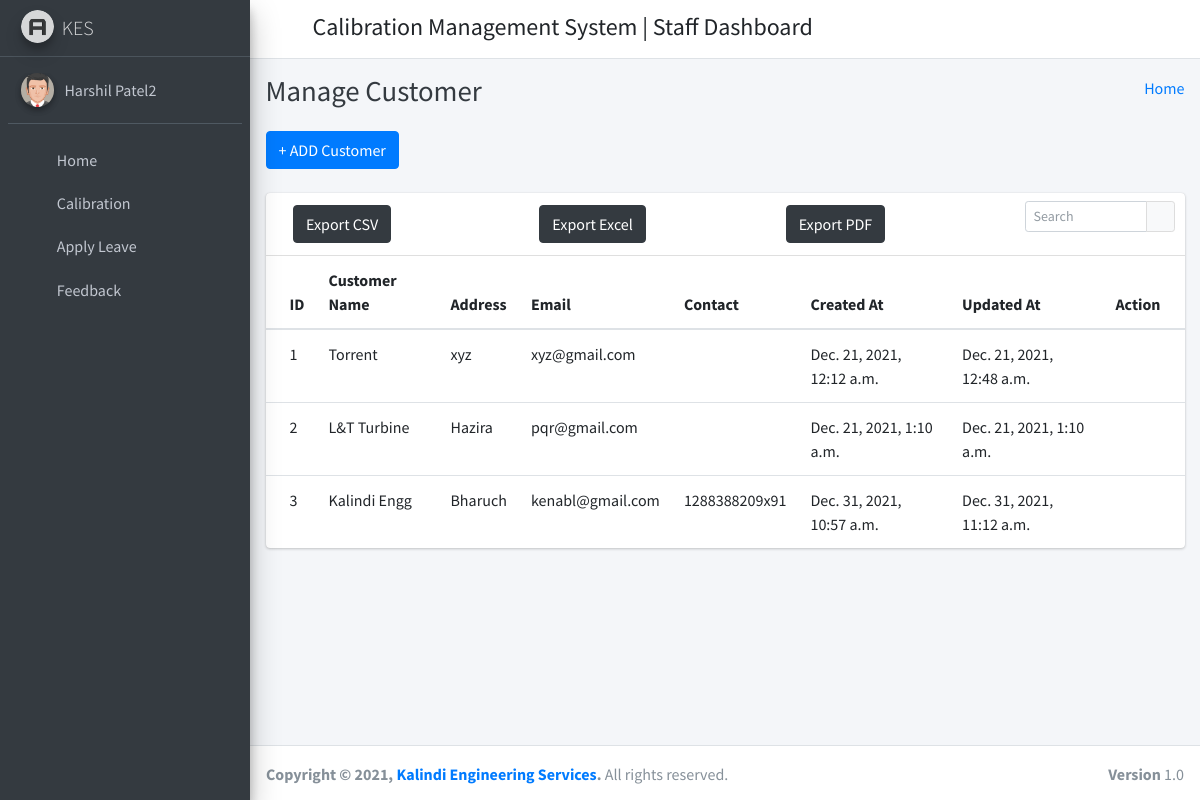
The page /party_list (signed in) on the database its author committed.
### calibration_management_app/models.py (models this page shows, shortened)
class CustomUser(AbstractUser):
    user_type_data = ((1, "HOD"), (2, "Staff"), (3, "Student"))
    user_type = models.CharField(default=1, choices=user_type_data, max_length=10)

class Party(models.Model):
    id = models.AutoField(primary_key=True)
    party_name = models.CharField(max_length=200, blank=False, default="")
    first_name = models.CharField(max_length=200, null=False, default="")
    last_name = models.CharField(max_length=200, null=False, default="")
    email = models.EmailField(max_length=200, null=True, default="")
    job_position = models.CharField(max_length=200, null=True)
    business_phone = PhoneField(null=False, blank=True, help_text='Contact phone number')
    home_phone = PhoneField(null=True, blank=True, help_text='Contact phone number')
    mobile_phone = PhoneField(null=True, blank=True, help_text='Contact phone number')
    fax_number = models.CharField(max_length=200, null=True, blank=True, default="")
    address = models.CharField(max_length=500)
    country = models.CharField(max_length=200, null=True, blank=True, default="")
    webpage = models.CharField(max_length=200, null=True, blank=True, default="")
    note = models.CharField(max_length=200, null=True, blank=True, default="")
    created_at = models.DateTimeField(auto_now_add=True)
    updated_at = models.DateTimeField(auto_now=True)
    objects = models.Manager()

### calibration_management_app/StaffViews.py (the view)
# urls.py: path('party_list', StaffViews.PartyListView.as_view(), name='party_list' ),
class PartyListView(ListView):
    context_object_name = 'party_list'
    model = Party
    template_name = 'staff_template/party/party_list.html'

### calibration_management_app/templates/staff_template/party/party_list.html (shortened to what this page needs)
{% extends 'staff_template/base_template.html' %}
{% block page_title %}
    Manage Customer
{% endblock page_title %}
{% block main_content %}
{% load static %}
<section class="content">
        <div class="container-fluid">
            <a class="btn btn-primary" href="{% url 'create_party' %}" role="button">+ ADD Customer</a> <br/>&nbsp;
            <div class="row">
                <div class="col-md-12">
                    <div class="card">
                        <div class="card-header">
                            <div class="card-tools">
                            <div class="input-group input-group-sm" style="width: 150px;">
                                <input type="text" name="table_search" class="form-control float-right" placeholder="Search">
                                <div class="input-group-append">
                                <button type="submit" class="btn btn-default"><i class="fas fa-search"></i></button>
                                </div>
                            </div>
                            </div>
                            <div class="row">
                              <div class="col-md-4">
                              <a href="#" class="btn btn-dark">Export CSV</a>
                              </div>
                              <div class="col-md-4">
                              <a href="#" class="btn btn-dark">Export Excel</a>
                              </div>
                              <div class="col-md-4">
                              <a href="#" class="btn btn-dark">Export PDF</a>
                              </div>
                            </div>
                        </div>
                        <div class="card-body table-responsive p-0">
                            <table class="table table-hover">
                            <thead>
                                <tr>
                                <th>ID</th>
                                <th>Customer Name</th>
                                <th>Address</th>
                                <th>Email</th>
                                <th>Contact</th>
                                <th>Created At</th>
                                <th>Updated At</th>
                                <th>Action</th>
                                </tr>
                            </thead>
                            <tbody>
                                {% for p in party_list %}
                                <tr>
                                <td>{{ p.id }}</td>
                                <td>{{ p.party_name }}</td>
                                <td>{{ p.address }}</td>
                                <td>{{ p.email }}</td>
                                <td>{{ p.business_phone }}</td>
                                <td>{{ p.created_at }}</td>
                                <td>{{ p.updated_at }}</td>
                                <td>
                                    <a href="{% url 'party_update' pk=p.pk %}" <i class="fas fa-edit"></i></a>
                                    <a href="{% url 'party_delete' pk=p.pk %}" <i class="fas fa-trash-alt"></i></a>
                                </td>
                                </tr>
                                {% endfor %}
                            </tbody>
                            </table>
                        </div>
                        </div>
                </div>
            </div>
        </div>
      </section>
  {% endblock main_content %}

### calibration_management_app/templates/staff_template/sidebar_template.html (shortened to what this page needs)
{% load static %}
<aside class="main-sidebar sidebar-dark-primary elevation-4">
      <a href="{% url 'staff_home' %}" class="brand-link">
        <img src="{% static 'dist/img/AdminLTELogo.png' %}" alt="AdminLTE Logo" class="brand-image img-circle elevation-3"
            style="opacity: .8">
        <span class="brand-text font-weight-light">KES</span>
      </a>
      <div class="sidebar">
        <div class="user-panel mt-3 pb-3 mb-3 d-flex">
          <div class="image">
            <img src="{% static 'dist/img/user2-160x160.jpg' %}" class="img-circle elevation-2" alt="User Image">
          </div>
          <div class="info">
            <a href="{% url 'staff_profile' %}" class="d-block">{{ user.first_name }} {{ user.last_name }}</a>
          </div>
        </div>
        <nav class="mt-2">
          <ul class="nav nav-pills nav-sidebar flex-column" data-widget="treeview" role="menu" data-accordion="false">
            <li class="nav-item">
              {% url 'staff_home' as staff_home %}
              <a href="{{ staff_home }}" class="nav-link {% if request.path == staff_home %} active {% endif %}">
                <i class="nav-icon fas fa-tachometer-alt"></i>
                <p>
                  Home
                </p>
              </a>
            </li>
            <li class="nav-item">
              {% url 'calibration_dashboard' as calibration_dashboard %}
              <a href="{{ calibration_dashboard }}" class="nav-link {% if request.path == calibration_dashboard %} active {% endif %}">
                <i class="nav-icon fas fa-tachometer-alt"></i>
                <p>
                  Calibration
                </p>
              </a>
            </li>
            <li class="nav-item">
              {% url 'staff_apply_leave' as staff_apply_leave %}
              <a href="{{ staff_apply_leave }}" class="nav-link {% if request.path == staff_apply_leave %} active {% endif %}">
                <i class="nav-icon fas fa-envelope-open-text"></i>
                <p>
                  Apply Leave
                </p>
              </a>
            </li>
            <li class="nav-item">
              {% url 'staff_feedback' as staff_feedback %}
              <a href="{{ staff_feedback }}" class="nav-link {% if request.path == staff_feedback %} active {% endif %}">
                <i class="nav-icon fas fa-comments"></i>
                <p>
                  Feedback
                </p>
              </a>
            </li>
          </ul>
        </nav>
      </div>
    </aside>

### rows shown on the page
CustomUser: first_name "Harshil", last_name "Patel2"
Party: id "1", party_name "Torrent", address "xyz", email "xyz@gmail.com", created_at "Dec. 21, 2021, 12:12 a.m.", updated_at "Dec. 21, 2021, 12:48 a.m."
Party: id "2", party_name "L&T Turbine", address "Hazira", email "pqr@gmail.com", created_at "Dec. 21, 2021, 1:10 a.m.", updated_at "Dec. 21, 2021, 1:10 a.m."
Party: id "3", party_name "Kalindi Engg", address "Bharuch", email "kenabl@gmail.com", business_phone "1288388209x91", created_at "Dec. 31, 2021, 10:57 a.m.", updated_at "Dec. 31, 2021, 11:12 a.m."
